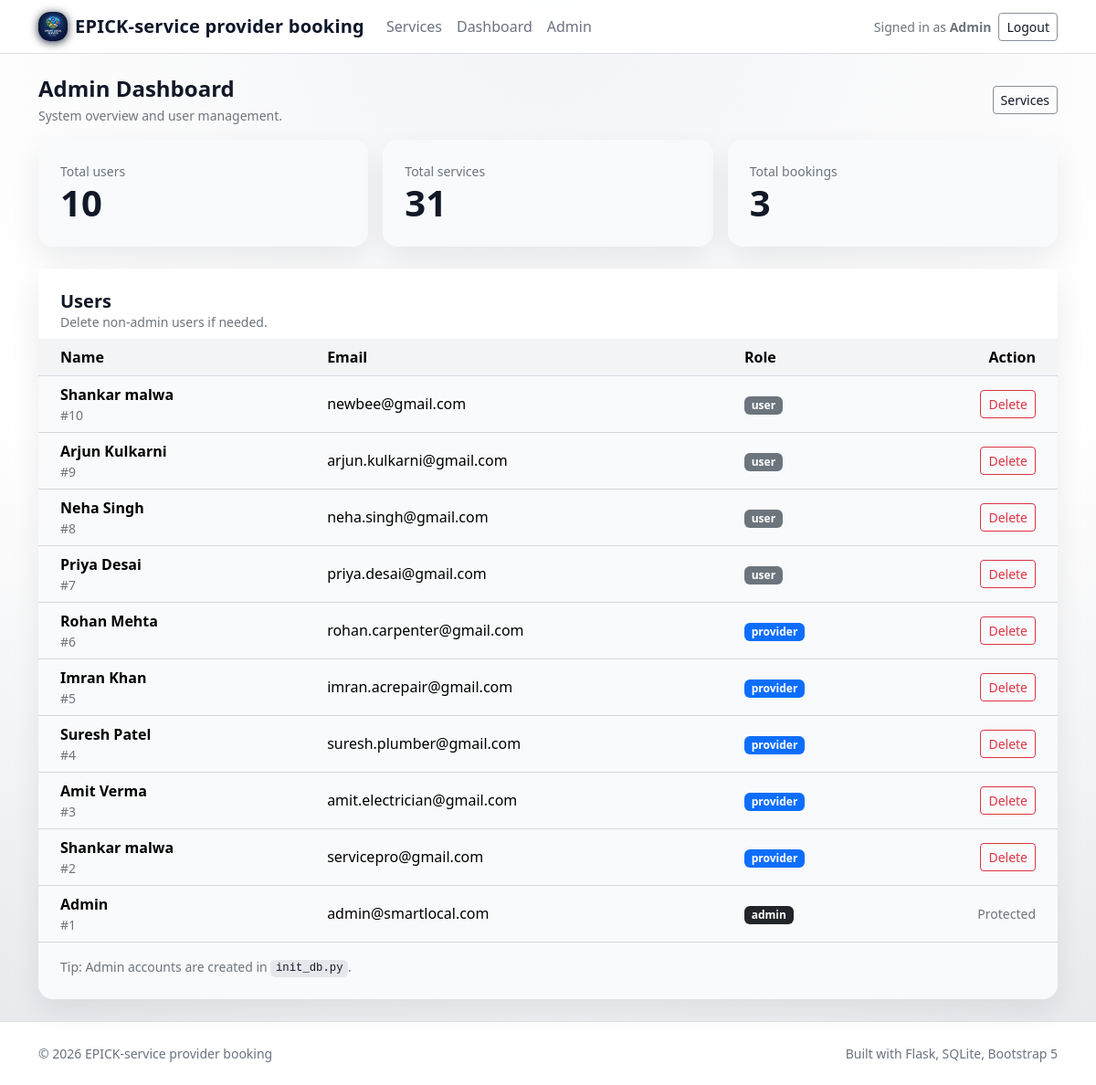
The page /admin/dashboard (signed in) on the database its author committed.
### tables this page shows
CREATE TABLE users (
    id INTEGER PRIMARY KEY AUTOINCREMENT,
    name TEXT NOT NULL,
    email TEXT NOT NULL UNIQUE,
    password TEXT NOT NULL,
    role TEXT NOT NULL CHECK(role IN ('user', 'provider', 'admin'))
);

### app.py (the view)
@app.route("/admin/dashboard")
@role_required("admin")
def admin_dashboard():
    total_users = db_query("SELECT COUNT(*) AS c FROM users", one=True)["c"]
    total_services = db_query("SELECT COUNT(*) AS c FROM services", one=True)["c"]
    total_bookings = db_query("SELECT COUNT(*) AS c FROM bookings", one=True)["c"]
    users_rows = db_query(
        "SELECT id, name, email, role FROM users ORDER BY id DESC"
    )
    return render_template(
        "admin_dashboard.html",
        total_users=total_users,
        total_services=total_services,
        total_bookings=total_bookings,
        users=users_rows,
    )

### app.py (called while the page is built)
def get_db() -> sqlite3.Connection:
    if "db" not in g:
        conn = sqlite3.connect(DB_PATH)
        conn.row_factory = sqlite3.Row  # Access columns like dict keys
        g.db = conn
    return g.db

def db_query(sql: str, params: tuple = (), one: bool = False):
    cur = get_db().execute(sql, params)
    rows = cur.fetchall()
    cur.close()
    return rows[0] if one and rows else rows

def current_user() -> Optional[Dict[str, Any]]:
    if "current_user" in g:
        return g.current_user
    user_id = session.get("user_id")
    if not user_id:
        g.current_user = None
        return None
    user = db_query(
        "SELECT id, name, email, role FROM users WHERE id = ?",
        (user_id,),
        one=True,
    )
    g.current_user = dict(user) if user else None
    return g.current_user

@app.context_processor
def inject_user():
    return {"current_user": current_user(), "datetime": datetime}

def role_required(*allowed_roles: str):
    def decorator(view_func):
        @wraps(view_func)
        def wrapper(*args, **kwargs):
            if not session.get("user_id"):
                flash("Please log in to continue.", "warning")
                return redirect(url_for("login", next=request.path))
            role = session.get("role")
            if role not in allowed_roles:
                abort(403)
            return view_func(*args, **kwargs)
        return wrapper
    return decorator

### templates/admin_dashboard.html (shortened to what this page needs)
{% extends "base.html" %}
{% block content %}
  <div class="d-flex flex-column flex-md-row align-items-start align-items-md-center justify-content-between gap-2 mb-3">
    <div>
      <h1 class="h4 fw-semibold mb-1">Admin Dashboard</h1>
      <div class="text-secondary small">System overview and user management.</div>
    </div>
    <div class="d-flex flex-wrap gap-2">
      <a class="btn btn-outline-dark btn-sm" href="{{ url_for('services') }}">Services</a>
    </div>
  </div>
  <div class="row g-3 mb-4">
    <div class="col-md-4">
      <div class="card border-0 shadow-sm rounded-4">
        <div class="card-body p-4">
          <div class="small text-secondary">Total users</div>
          <div class="display-6 fw-semibold">{{ total_users }}</div>
        </div>
      </div>
    </div>
    <div class="col-md-4">
      <div class="card border-0 shadow-sm rounded-4">
        <div class="card-body p-4">
          <div class="small text-secondary">Total services</div>
          <div class="display-6 fw-semibold">{{ total_services }}</div>
        </div>
      </div>
    </div>
    <div class="col-md-4">
      <div class="card border-0 shadow-sm rounded-4">
        <div class="card-body p-4">
          <div class="small text-secondary">Total bookings</div>
          <div class="display-6 fw-semibold">{{ total_bookings }}</div>
        </div>
      </div>
    </div>
  </div>
  <div class="card border-0 shadow-sm rounded-4">
    <div class="card-header bg-white border-0 pt-4 px-4">
      <div class="d-flex align-items-center justify-content-between">
        <div>
          <h2 class="h5 fw-semibold mb-0">Users</h2>
          <div class="small text-secondary">Delete non-admin users if needed.</div>
        </div>
      </div>
    </div>
    <div class="table-responsive px-2 px-md-0">
      <table class="table align-middle mb-0">
        <thead class="table-light">
          <tr>
            <th class="ps-4">Name</th>
            <th>Email</th>
            <th>Role</th>
            <th class="pe-4 text-end">Action</th>
          </tr>
        </thead>
        <tbody>
          {% for u in users %}
            <tr>
              <td class="ps-4">
                <div class="fw-semibold">{{ u.name }}</div>
                <div class="small text-secondary">#{{ u.id }}</div>
              </td>
              <td>{{ u.email }}</td>
              <td>
                {% set badge =
                  'dark' if u.role == 'admin' else
                  'primary' if u.role == 'provider' else
                  'secondary'
                %}
                <span class="badge text-bg-{{ badge }}">{{ u.role }}</span>
              </td>
              <td class="pe-4 text-end">
                {% if u.role == 'admin' %}
                  <span class="small text-secondary">Protected</span>
                {% else %}
                  <form
                    method="post"
                    action="{{ url_for('admin_delete_user', user_id=u.id) }}"
                    class="d-inline"
                    data-confirm="Are you sure you want to delete this user? This will remove their services/bookings too."
                  >
                    <button type="submit" class="btn btn-outline-danger btn-sm">Delete</button>
                  </form>
                {% endif %}
              </td>
            </tr>
          {% endfor %}
        </tbody>
      </table>
    </div>
    <div class="card-body px-4 pb-4 pt-3">
      <div class="small text-secondary">
        Tip: Admin accounts are created in <code>init_db.py</code>.
      </div>
    </div>
  </div>
{% endblock %}

### templates/base.html (shortened to what this page needs)
<!doctype html>
<html lang="en">
  <head>
    <link
      href="https://cdn.jsdelivr.net/npm/bootstrap@5.3.3/dist/css/bootstrap.min.css"
      rel="stylesheet"
    />
    <link rel="stylesheet" href="{{ url_for('static', filename='css/style.css') }}" />
  </head>
  <body class="bg-body-tertiary">
    <nav class="navbar navbar-expand-lg border-bottom sticky-top">
      <div class="container">
        <a class="navbar-brand fw-semibold d-flex align-items-center gap-2" href="{{ url_for('services') }}">
          <img
            src="{{ url_for('static', filename='images/epick-logo-main.png') }}"
            alt="EPICK logo"
            class="epick-logo-mark"
          />
          <span>EPICK-service provider booking</span>
        </a>
        <div class="collapse navbar-collapse" id="navMain">
          <ul class="navbar-nav me-auto mb-2 mb-lg-0">
            <li class="nav-item">
              <a class="nav-link" href="{{ url_for('services') }}">Services</a>
            </li>
            {% if current_user %}
              <li class="nav-item">
                <a class="nav-link" href="{{ url_for('dashboard') }}">Dashboard</a>
              </li>
              {% if current_user.role == 'admin' %}
                <li class="nav-item">
                  <a class="nav-link" href="{{ url_for('admin_dashboard') }}">Admin</a>
                </li>
              {% endif %}
            {% endif %}
          </ul>
          <ul class="navbar-nav ms-auto">
            {% if current_user %}
              <li class="nav-item d-none d-lg-flex align-items-center me-2">
                <span class="small text-secondary">
                  Signed in as <span class="fw-semibold">{{ current_user.name }}</span>
                </span>
              </li>
              <li class="nav-item">
                <a class="btn btn-outline-dark btn-sm" href="{{ url_for('logout') }}">Logout</a>
              </li>
            {% endif %}
          </ul>
        </div>
      </div>
    </nav>
    <main class="py-4">
      <div class="container">
        {% block content %}{% endblock %}
      </div>
    </main>
    <footer class="py-4 border-top bg-white">
      <div class="container d-flex flex-column flex-md-row align-items-start align-items-md-center justify-content-between gap-2">
        <div class="small text-secondary">
          © {{ datetime.utcnow().year if datetime is defined else "2026" }} EPICK-service provider booking
        </div>
        <div class="small text-secondary">
          Built with Flask, SQLite, Bootstrap 5
        </div>
      </div>
    </footer>
  </body>
</html>

### static/css/style.css (style rules this page uses)
:root { --card-radius: 1rem; --bg-main: #ffffff; --bg-elevated: #f9fafb; --bg-soft: #f3f4f6; --border-subtle: rgba(107, 114, 128, 0.25); --text-main: #111827; --text-muted: #6b7280; --primary: #4b5563; --accent: #9ca3af; --primary-soft: rgba(75, 85, 99, 0.08); }
body { font-feature-settings: "ss01" 1, "ss02" 1; background: radial-gradient(circle at top, #f3f4f6 0, #ffffff 55%, #e5e7eb 100%); color: var(--text-main); }
body::before { content: ""; position: fixed; inset: 0; pointer-events: none; background-image: url("/static/images/epick-logo-main.png"); background-repeat: no-repeat; background-position: center center; background-size: min(55vw, 520px); opacity: 0.12; filter: drop-shadow(0 0 32px rgba(15, 23, 42, 0.35)); mix-blend-mode: lighten; z-index: -1; }
.bg-body-tertiary { background-color: transparent !important; }
.navbar { background: rgba(255, 255, 255, 0.92) !important; backdrop-filter: blur(20px); border-color: rgba(209, 213, 219, 0.8) !important; }
.navbar-brand { letter-spacing: 0.2px; color: #0f172a !important; }
.epick-logo-mark { height: 32px; width: 32px; object-fit: contain; border-radius: 0.8rem; box-shadow: 0 0.1rem 0.6rem rgba(15, 23, 42, 0.9); }
.navbar .nav-link { color: var(--text-muted) !important; }
main > .container { color: var(--text-main); }
.card, .empty-state, .modal-content { background: var(--bg-elevated); border-color: var(--border-subtle); color: var(--text-main); }
.rounded-4 { border-radius: var(--card-radius) !important; }
.shadow-sm { box-shadow: 0 0.8rem 2rem rgba(15, 23, 42, 0.08) !important; }
footer { background: #ffffff !important; border-color: rgba(209, 213, 219, 0.8) !important; }
footer .small { color: var(--text-muted) !important; }
code { background: #e5e7eb; padding: 0.15rem 0.35rem; border-radius: 0.35rem; color: #111827; }
.btn-outline-dark { border-color: rgba(107, 114, 128, 0.8); color: #111827; }
.table { color: var(--text-main); }
.table-light { background-color: #f3f4f6 !important; }
.table > :not(caption) > * > * { background-color: transparent; border-color: rgba(209, 213, 219, 0.9); }

### rows shown on the page
users: name "Admin", id "1", email "admin@smartlocal.com", role "admin", shows "Protected"
users: name "Shankar malwa", id "10", email "newbee@gmail.com", role "user"
users: name "Arjun Kulkarni", id "9", email "arjun.kulkarni@gmail.com", role "user"
users: name "Neha Singh", id "8", email "neha.singh@gmail.com", role "user"
users: name "Priya Desai", id "7", email "priya.desai@gmail.com", role "user"
users: name "Rohan Mehta", id "6", email "rohan.carpenter@gmail.com", role "provider"
users: name "Imran Khan", id "5", email "imran.acrepair@gmail.com", role "provider"
users: name "Suresh Patel", id "4", email "suresh.plumber@gmail.com", role "provider"
users: name "Amit Verma", id "3", email "amit.electrician@gmail.com", role "provider"
users: name "Shankar malwa", id "2", email "servicepro@gmail.com", role "provider"

### other values the page prints
{{ total_users }} "10"
{{ total_services }} "31"
{{ total_bookings }} "3"
